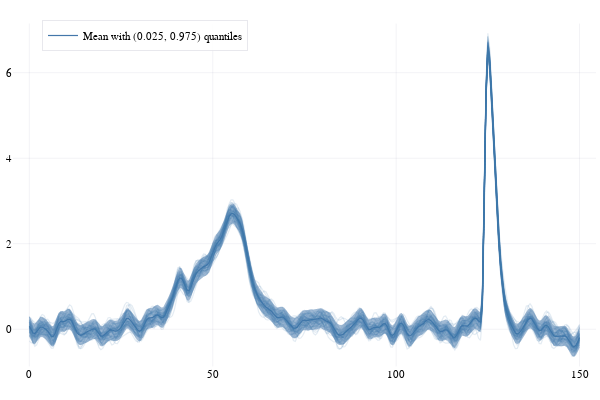

Notebook cell for this chart:
### Markdown cell above
Prepare uncertain curve:

### Code cell
unc_signal = add_noise(signal, noisemodel)

plot(unc_signal; legend=:topleft)

### Figure 1 — Plotly figure (JSON) as saved in the notebook; plotly's stock layout.template omitted (floating-point values rounded to 4 significant figures; data arrays with more than 128 entries replaced by an {"elided": "..."} marker saying what was removed)
{"data": [{"colorbar": {"title": {"text": ""}}, "fill": "tozeroy", "fillcolor": "rgba(68, 119, 170, 0.500)", "legendgroup": "Mean with (0.025, 0.975) quantiles", "line": {"color": "rgba(68, 119, 170, 1.000)", "dash": "solid", "shape": "linear", "width": 0}, "mode": "lines", "name": "Mean with (0.025, 0.975) quantiles", "showlegend": false, "type": "scatter", "x": {"elided": "602 float values"}, "xaxis": "x", "y": {"elided": "602 float values"}, "yaxis": "y", "zmax": null, "zmin": null}, {"colorbar": {"title": {"text": ""}}, "legendgroup": "Mean with (0.025, 0.975) quantiles", "line": {"color": "rgba(68, 119, 170, 1.000)", "dash": "solid", "shape": "linear", "width": 1.2}, "mode": "lines", "name": "Mean with (0.025, 0.975) quantiles", "showlegend": true, "type": "scatter", "x": {"elided": "301 float values"}, "xaxis": "x", "y": {"elided": "301 float values"}, "yaxis": "y", "zmax": null, "zmin": null}, {"colorbar": {"title": {"text": ""}}, "legendgroup": "", "line": {"color": "rgba(68, 119, 170, 0.141)", "dash": "solid", "shape": "linear", "width": 1.2}, "mode": "lines", "name": "", "showlegend": false, "type": "scatter", "x": {"elided": "301 float values"}, "xaxis": "x", "y": {"elided": "301 float values"}, "yaxis": "y", "zmax": null, "zmin": null}, {"colorbar": {"title": {"text": ""}}, "legendgroup": "", "line": {"color": "rgba(68, 119, 170, 0.141)", "dash": "solid", "shape": "linear", "width": 1.2}, "mode": "lines", "name": "", "showlegend": false, "type": "scatter", "x": {"elided": "301 float values"}, "xaxis": "x", "y": {"elided": "301 float values"}, "yaxis": "y", "zmax": null, "zmin": null}, {"colorbar": {"title": {"text": ""}}, "legendgroup": "", "line": {"color": "rgba(68, 119, 170, 0.141)", "dash": "solid", "shape": "linear", "width": 1.2}, "mode": "lines", "name": "", "showlegend": false, "type": "scatter", "x": {"elided": "301 float values"}, "xaxis": "x", "y": {"elided": "301 float values"}, "yaxis": "y", "zmax": null, "zmin": null}, {"colorbar": {"title": {"text": ""}}, "legendgroup": "", "line": {"color": "rgba(68, 119, 170, 0.141)", "dash": "solid", "shape": "linear", "width": 1.2}, "mode": "lines", "name": "", "showlegend": false, "type": "scatter", "x": {"elided": "301 float values"}, "xaxis": "x", "y": {"elided": "301 float values"}, "yaxis": "y", "zmax": null, "zmin": null}, {"colorbar": {"title": {"text": ""}}, "legendgroup": "", "line": {"color": "rgba(68, 119, 170, 0.141)", "dash": "solid", "shape": "linear", "width": 1.2}, "mode": "lines", "name": "", "showlegend": false, "type": "scatter", "x": {"elided": "301 float values"}, "xaxis": "x", "y": {"elided": "301 float values"}, "yaxis": "y", "zmax": null, "zmin": null}, {"colorbar": {"title": {"text": ""}}, "legendgroup": "", "line": {"color": "rgba(68, 119, 170, 0.141)", "dash": "solid", "shape": "linear", "width": 1.2}, "mode": "lines", "name": "", "showlegend": false, "type": "scatter", "x": {"elided": "301 float values"}, "xaxis": "x", "y": {"elided": "301 float values"}, "yaxis": "y", "zmax": null, "zmin": null}, {"colorbar": {"title": {"text": ""}}, "legendgroup": "", "line": {"color": "rgba(68, 119, 170, 0.141)", "dash": "solid", "shape": "linear", "width": 1.2}, "mode": "lines", "name": "", "showlegend": false, "type": "scatter", "x": {"elided": "301 float values"}, "xaxis": "x", "y": {"elided": "301 float values"}, "yaxis": "y", "zmax": null, "zmin": null}, {"colorbar": {"title": {"text": ""}}, "legendgroup": "", "line": {"color": "rgba(68, 119, 170, 0.141)", "dash": "solid", "shape": "linear", "width": 1.2}, "mode": "lines", "name": "", "showlegend": false, "type": "scatter", "x": {"elided": "301 float values"}, "xaxis": "x", "y": {"elided": "301 float values"}, "yaxis": "y", "zmax": null, "zmin": null}, {"colorbar": {"title": {"text": ""}}, "legendgroup": "", "line": {"color": "rgba(68, 119, 170, 0.141)", "dash": "solid", "shape": "linear", "width": 1.2}, "mode": "lines", "name": "", "showlegend": false, "type": "scatter", "x": {"elided": "301 float values"}, "xaxis": "x", "y": {"elided": "301 float values"}, "yaxis": "y", "zmax": null, "zmin": null}, {"colorbar": {"title": {"text": ""}}, "legendgroup": "", "line": {"color": "rgba(68, 119, 170, 0.141)", "dash": "solid", "shape": "linear", "width": 1.2}, "mode": "lines", "name": "", "showlegend": false, "type": "scatter", "x": {"elided": "301 float values"}, "xaxis": "x", "y": {"elided": "301 float values"}, "yaxis": "y", "zmax": null, "zmin": null}, {"colorbar": {"title": {"text": ""}}, "legendgroup": "", "line": {"color": "rgba(68, 119, 170, 0.141)", "dash": "solid", "shape": "linear", "width": 1.2}, "mode": "lines", "name": "", "showlegend": false, "type": "scatter", "x": {"elided": "301 float values"}, "xaxis": "x", "y": {"elided": "301 float values"}, "yaxis": "y", "zmax": null, "zmin": null}, {"colorbar": {"title": {"text": ""}}, "legendgroup": "", "line": {"color": "rgba(68, 119, 170, 0.141)", "dash": "solid", "shape": "linear", "width": 1.2}, "mode": "lines", "name": "", "showlegend": false, "type": "scatter", "x": {"elided": "301 float values"}, "xaxis": "x", "y": {"elided": "301 float values"}, "yaxis": "y", "zmax": null, "zmin": null}, {"colorbar": {"title": {"text": ""}}, "legendgroup": "", "line": {"color": "rgba(68, 119, 170, 0.141)", "dash": "solid", "shape": "linear", "width": 1.2}, "mode": "lines", "name": "", "showlegend": false, "type": "scatter", "x": {"elided": "301 float values"}, "xaxis": "x", "y": {"elided": "301 float values"}, "yaxis": "y", "zmax": null, "zmin": null}, {"colorbar": {"title": {"text": ""}}, "legendgroup": "", "line": {"color": "rgba(68, 119, 170, 0.141)", "dash": "solid", "shape": "linear", "width": 1.2}, "mode": "lines", "name": "", "showlegend": false, "type": "scatter", "x": {"elided": "301 float values"}, "xaxis": "x", "y": {"elided": "301 float values"}, "yaxis": "y", "zmax": null, "zmin": null}, {"colorbar": {"title": {"text": ""}}, "legendgroup": "", "line": {"color": "rgba(68, 119, 170, 0.141)", "dash": "solid", "shape": "linear", "width": 1.2}, "mode": "lines", "name": "", "showlegend": false, "type": "scatter", "x": {"elided": "301 float values"}, "xaxis": "x", "y": {"elided": "301 float values"}, "yaxis": "y", "zmax": null, "zmin": null}, {"colorbar": {"title": {"text": ""}}, "legendgroup": "", "line": {"color": "rgba(68, 119, 170, 0.141)", "dash": "solid", "shape": "linear", "width": 1.2}, "mode": "lines", "name": "", "showlegend": false, "type": "scatter", "x": {"elided": "301 float values"}, "xaxis": "x", "y": {"elided": "301 float values"}, "yaxis": "y", "zmax": null, "zmin": null}, {"colorbar": {"title": {"text": ""}}, "legendgroup": "", "line": {"color": "rgba(68, 119, 170, 0.141)", "dash": "solid", "shape": "linear", "width": 1.2}, "mode": "lines", "name": "", "showlegend": false, "type": "scatter", "x": {"elided": "301 float values"}, "xaxis": "x", "y": {"elided": "301 float values"}, "yaxis": "y", "zmax": null, "zmin": null}, {"colorbar": {"title": {"text": ""}}, "legendgroup": "", "line": {"color": "rgba(68, 119, 170, 0.141)", "dash": "solid", "shape": "linear", "width": 1.2}, "mode": "lines", "name": "", "showlegend": false, "type": "scatter", "x": {"elided": "301 float values"}, "xaxis": "x", "y": {"elided": "301 float values"}, "yaxis": "y", "zmax": null, "zmin": null}, {"colorbar": {"title": {"text": ""}}, "legendgroup": "", "line": {"color": "rgba(68, 119, 170, 0.141)", "dash": "solid", "shape": "linear", "width": 1.2}, "mode": "lines", "name": "", "showlegend": false, "type": "scatter", "x": {"elided": "301 float values"}, "xaxis": "x", "y": {"elided": "301 float values"}, "yaxis": "y", "zmax": null, "zmin": null}, {"colorbar": {"title": {"text": ""}}, "legendgroup": "", "line": {"color": "rgba(68, 119, 170, 0.141)", "dash": "solid", "shape": "linear", "width": 1.2}, "mode": "lines", "name": "", "showlegend": false, "type": "scatter", "x": {"elided": "301 float values"}, "xaxis": "x", "y": {"elided": "301 float values"}, "yaxis": "y", "zmax": null, "zmin": null}, {"colorbar": {"title": {"text": ""}}, "legendgroup": "", "line": {"color": "rgba(68, 119, 170, 0.141)", "dash": "solid", "shape": "linear", "width": 1.2}, "mode": "lines", "name": "", "showlegend": false, "type": "scatter", "x": {"elided": "301 float values"}, "xaxis": "x", "y": {"elided": "301 float values"}, "yaxis": "y", "zmax": null, "zmin": null}, {"colorbar": {"title": {"text": ""}}, "legendgroup": "", "line": {"color": "rgba(68, 119, 170, 0.141)", "dash": "solid", "shape": "linear", "width": 1.2}, "mode": "lines", "name": "", "showlegend": false, "type": "scatter", "x": {"elided": "301 float values"}, "xaxis": "x", "y": {"elided": "301 float values"}, "yaxis": "y", "zmax": null, "zmin": null}, {"colorbar": {"title": {"text": ""}}, "legendgroup": "", "line": {"color": "rgba(68, 119, 170, 0.141)", "dash": "solid", "shape": "linear", "width": 1.2}, "mode": "lines", "name": "", "showlegend": false, "type": "scatter", "x": {"elided": "301 float values"}, "xaxis": "x", "y": {"elided": "301 float values"}, "yaxis": "y", "zmax": null, "zmin": null}, {"colorbar": {"title": {"text": ""}}, "legendgroup": "", "line": {"color": "rgba(68, 119, 170, 0.141)", "dash": "solid", "shape": "linear", "width": 1.2}, "mode": "lines", "name": "", "showlegend": false, "type": "scatter", "x": {"elided": "301 float values"}, "xaxis": "x", "y": {"elided": "301 float values"}, "yaxis": "y", "zmax": null, "zmin": null}, {"colorbar": {"title": {"text": ""}}, "legendgroup": "", "line": {"color": "rgba(68, 119, 170, 0.141)", "dash": "solid", "shape": "linear", "width": 1.2}, "mode": "lines", "name": "", "showlegend": false, "type": "scatter", "x": {"elided": "301 float values"}, "xaxis": "x", "y": {"elided": "301 float values"}, "yaxis": "y", "zmax": null, "zmin": null}, {"colorbar": {"title": {"text": ""}}, "legendgroup": "", "line": {"color": "rgba(68, 119, 170, 0.141)", "dash": "solid", "shape": "linear", "width": 1.2}, "mode": "lines", "name": "", "showlegend": false, "type": "scatter", "x": {"elided": "301 float values"}, "xaxis": "x", "y": {"elided": "301 float values"}, "yaxis": "y", "zmax": null, "zmin": null}, {"colorbar": {"title": {"text": ""}}, "legendgroup": "", "line": {"color": "rgba(68, 119, 170, 0.141)", "dash": "solid", "shape": "linear", "width": 1.2}, "mode": "lines", "name": "", "showlegend": false, "type": "scatter", "x": {"elided": "301 float values"}, "xaxis": "x", "y": {"elided": "301 float values"}, "yaxis": "y", "zmax": null, "zmin": null}, {"colorbar": {"title": {"text": ""}}, "legendgroup": "", "line": {"color": "rgba(68, 119, 170, 0.141)", "dash": "solid", "shape": "linear", "width": 1.2}, "mode": "lines", "name": "", "showlegend": false, "type": "scatter", "x": {"elided": "301 float values"}, "xaxis": "x", "y": {"elided": "301 float values"}, "yaxis": "y", "zmax": null, "zmin": null}, {"colorbar": {"title": {"text": ""}}, "legendgroup": "", "line": {"color": "rgba(68, 119, 170, 0.141)", "dash": "solid", "shape": "linear", "width": 1.2}, "mode": "lines", "name": "", "showlegend": false, "type": "scatter", "x": {"elided": "301 float values"}, "xaxis": "x", "y": {"elided": "301 float values"}, "yaxis": "y", "zmax": null, "zmin": null}, {"colorbar": {"title": {"text": ""}}, "legendgroup": "", "line": {"color": "rgba(68, 119, 170, 0.141)", "dash": "solid", "shape": "linear", "width": 1.2}, "mode": "lines", "name": "", "showlegend": false, "type": "scatter", "x": {"elided": "301 float values"}, "xaxis": "x", "y": {"elided": "301 float values"}, "yaxis": "y", "zmax": null, "zmin": null}, {"colorbar": {"title": {"text": ""}}, "legendgroup": "", "line": {"color": "rgba(68, 119, 170, 0.141)", "dash": "solid", "shape": "linear", "width": 1.2}, "mode": "lines", "name": "", "showlegend": false, "type": "scatter", "x": {"elided": "301 float values"}, "xaxis": "x", "y": {"elided": "301 float values"}, "yaxis": "y", "zmax": null, "zmin": null}, {"colorbar": {"title": {"text": ""}}, "legendgroup": "", "line": {"color": "rgba(68, 119, 170, 0.141)", "dash": "solid", "shape": "linear", "width": 1.2}, "mode": "lines", "name": "", "showlegend": false, "type": "scatter", "x": {"elided": "301 float values"}, "xaxis": "x", "y": {"elided": "301 float values"}, "yaxis": "y", "zmax": null, "zmin": null}, {"colorbar": {"title": {"text": ""}}, "legendgroup": "", "line": {"color": "rgba(68, 119, 170, 0.141)", "dash": "solid", "shape": "linear", "width": 1.2}, "mode": "lines", "name": "", "showlegend": false, "type": "scatter", "x": {"elided": "301 float values"}, "xaxis": "x", "y": {"elided": "301 float values"}, "yaxis": "y", "zmax": null, "zmin": null}, {"colorbar": {"title": {"text": ""}}, "legendgroup": "", "line": {"color": "rgba(68, 119, 170, 0.141)", "dash": "solid", "shape": "linear", "width": 1.2}, "mode": "lines", "name": "", "showlegend": false, "type": "scatter", "x": {"elided": "301 float values"}, "xaxis": "x", "y": {"elided": "301 float values"}, "yaxis": "y", "zmax": null, "zmin": null}, {"colorbar": {"title": {"text": ""}}, "legendgroup": "", "line": {"color": "rgba(68, 119, 170, 0.141)", "dash": "solid", "shape": "linear", "width": 1.2}, "mode": "lines", "name": "", "showlegend": false, "type": "scatter", "x": {"elided": "301 float values"}, "xaxis": "x", "y": {"elided": "301 float values"}, "yaxis": "y", "zmax": null, "zmin": null}, {"colorbar": {"title": {"text": ""}}, "legendgroup": "", "line": {"color": "rgba(68, 119, 170, 0.141)", "dash": "solid", "shape": "linear", "width": 1.2}, "mode": "lines", "name": "", "showlegend": false, "type": "scatter", "x": {"elided": "301 float values"}, "xaxis": "x", "y": {"elided": "301 float values"}, "yaxis": "y", "zmax": null, "zmin": null}, {"colorbar": {"title": {"text": ""}}, "legendgroup": "", "line": {"color": "rgba(68, 119, 170, 0.141)", "dash": "solid", "shape": "linear", "width": 1.2}, "mode": "lines", "name": "", "showlegend": false, "type": "scatter", "x": {"elided": "301 float values"}, "xaxis": "x", "y": {"elided": "301 float values"}, "yaxis": "y", "zmax": null, "zmin": null}, {"colorbar": {"title": {"text": ""}}, "legendgroup": "", "line": {"color": "rgba(68, 119, 170, 0.141)", "dash": "solid", "shape": "linear", "width": 1.2}, "mode": "lines", "name": "", "showlegend": false, "type": "scatter", "x": {"elided": "301 float values"}, "xaxis": "x", "y": {"elided": "301 float values"}, "yaxis": "y", "zmax": null, "zmin": null}, {"colorbar": {"title": {"text": ""}}, "legendgroup": "", "line": {"color": "rgba(68, 119, 170, 0.141)", "dash": "solid", "shape": "linear", "width": 1.2}, "mode": "lines", "name": "", "showlegend": false, "type": "scatter", "x": {"elided": "301 float values"}, "xaxis": "x", "y": {"elided": "301 float values"}, "yaxis": "y", "zmax": null, "zmin": null}, {"colorbar": {"title": {"text": ""}}, "legendgroup": "", "line": {"color": "rgba(68, 119, 170, 0.141)", "dash": "solid", "shape": "linear", "width": 1.2}, "mode": "lines", "name": "", "showlegend": false, "type": "scatter", "x": {"elided": "301 float values"}, "xaxis": "x", "y": {"elided": "301 float values"}, "yaxis": "y", "zmax": null, "zmin": null}, {"colorbar": {"title": {"text": ""}}, "legendgroup": "", "line": {"color": "rgba(68, 119, 170, 0.141)", "dash": "solid", "shape": "linear", "width": 1.2}, "mode": "lines", "name": "", "showlegend": false, "type": "scatter", "x": {"elided": "301 float values"}, "xaxis": "x", "y": {"elided": "301 float values"}, "yaxis": "y", "zmax": null, "zmin": null}, {"colorbar": {"title": {"text": ""}}, "legendgroup": "", "line": {"color": "rgba(68, 119, 170, 0.141)", "dash": "solid", "shape": "linear", "width": 1.2}, "mode": "lines", "name": "", "showlegend": false, "type": "scatter", "x": {"elided": "301 float values"}, "xaxis": "x", "y": {"elided": "301 float values"}, "yaxis": "y", "zmax": null, "zmin": null}, {"colorbar": {"title": {"text": ""}}, "legendgroup": "", "line": {"color": "rgba(68, 119, 170, 0.141)", "dash": "solid", "shape": "linear", "width": 1.2}, "mode": "lines", "name": "", "showlegend": false, "type": "scatter", "x": {"elided": "301 float values"}, "xaxis": "x", "y": {"elided": "301 float values"}, "yaxis": "y", "zmax": null, "zmin": null}, {"colorbar": {"title": {"text": ""}}, "legendgroup": "", "line": {"color": "rgba(68, 119, 170, 0.141)", "dash": "solid", "shape": "linear", "width": 1.2}, "mode": "lines", "name": "", "showlegend": false, "type": "scatter", "x": {"elided": "301 float values"}, "xaxis": "x", "y": {"elided": "301 float values"}, "yaxis": "y", "zmax": null, "zmin": null}, {"colorbar": {"title": {"text": ""}}, "legendgroup": "", "line": {"color": "rgba(68, 119, 170, 0.141)", "dash": "solid", "shape": "linear", "width": 1.2}, "mode": "lines", "name": "", "showlegend": false, "type": "scatter", "x": {"elided": "301 float values"}, "xaxis": "x", "y": {"elided": "301 float values"}, "yaxis": "y", "zmax": null, "zmin": null}, {"colorbar": {"title": {"text": ""}}, "legendgroup": "", "line": {"color": "rgba(68, 119, 170, 0.141)", "dash": "solid", "shape": "linear", "width": 1.2}, "mode": "lines", "name": "", "showlegend": false, "type": "scatter", "x": {"elided": "301 float values"}, "xaxis": "x", "y": {"elided": "301 float values"}, "yaxis": "y", "zmax": null, "zmin": null}, {"colorbar": {"title": {"text": ""}}, "legendgroup": "", "line": {"color": "rgba(68, 119, 170, 0.141)", "dash": "solid", "shape": "linear", "width": 1.2}, "mode": "lines", "name": "", "showlegend": false, "type": "scatter", "x": {"elided": "301 float values"}, "xaxis": "x", "y": {"elided": "301 float values"}, "yaxis": "y", "zmax": null, "zmin": null}, {"colorbar": {"title": {"text": ""}}, "legendgroup": "", "line": {"color": "rgba(68, 119, 170, 0.141)", "dash": "solid", "shape": "linear", "width": 1.2}, "mode": "lines", "name": "", "showlegend": false, "type": "scatter", "x": {"elided": "301 float values"}, "xaxis": "x", "y": {"elided": "301 float values"}, "yaxis": "y", "zmax": null, "zmin": null}, {"colorbar": {"title": {"text": ""}}, "legendgroup": "", "line": {"color": "rgba(68, 119, 170, 0.141)", "dash": "solid", "shape": "linear", "width": 1.2}, "mode": "lines", "name": "", "showlegend": false, "type": "scatter", "x": {"elided": "301 float values"}, "xaxis": "x", "y": {"elided": "301 float values"}, "yaxis": "y", "zmax": null, "zmin": null}, {"colorbar": {"title": {"text": ""}}, "legendgroup": "", "line": {"color": "rgba(68, 119, 170, 0.141)", "dash": "solid", "shape": "linear", "width": 1.2}, "mode": "lines", "name": "", "showlegend": false, "type": "scatter", "x": {"elided": "301 float values"}, "xaxis": "x", "y": {"elided": "301 float values"}, "yaxis": "y", "zmax": null, "zmin": null}], "layout": {"annotations": [], "height": 400, "legend": {"bgcolor": "rgba(255, 255, 255, 0.900)", "bordercolor": "rgba(34, 34, 85, 0.100)", "borderwidth": 1, "font": {"color": "rgba(0, 0, 0, 1)", "family": "sans-serif", "size": 11}, "title": {"font": {"color": "rgba(0, 0, 0, 1)", "family": "sans-serif", "size": 15}, "text": ""}, "tracegroupgap": 0, "traceorder": "normal", "x": 0.07, "xanchor": "left", "y": 1, "yanchor": "top"}, "margin": {"b": 20, "l": 0, "r": 0, "t": 20}, "paper_bgcolor": "rgba(255, 255, 255, 1.000)", "plot_bgcolor": "rgba(255, 255, 255, 1.000)", "showlegend": true, "width": 600, "xaxis": {"anchor": "y", "domain": [0.02138, 0.9934], "gridcolor": "rgba(34, 34, 85, 0.100)", "gridwidth": 0.5, "linecolor": "rgba(0, 0, 0, 1)", "mirror": false, "range": [-4.5, 154.5], "showgrid": true, "showline": false, "showticklabels": true, "tickangle": 0, "tickcolor": "rgba(0, 0, 0, 0)", "tickfont": {"color": "rgba(0, 0, 0, 1)", "family": "sans-serif", "size": 11}, "tickmode": "array", "ticks": "inside", "ticktext": ["0", "50", "100", "150"], "tickvals": [0, 50, 100, 150], "title": {"font": {"color": "rgba(0, 0, 0, 1)", "family": "sans-serif", "size": 15}, "text": ""}, "type": "linear", "visible": true, "zeroline": false, "zerolinecolor": "rgba(0, 0, 0, 1)"}, "yaxis": {"anchor": "x", "domain": [0.03762, 0.9902], "gridcolor": "rgba(34, 34, 85, 0.100)", "gridwidth": 0.5, "linecolor": "rgba(0, 0, 0, 1)", "mirror": false, "range": [-0.871, 7.15], "showgrid": true, "showline": false, "showticklabels": true, "tickangle": 0, "tickcolor": "rgba(0, 0, 0, 0)", "tickfont": {"color": "rgba(0, 0, 0, 1)", "family": "sans-serif", "size": 11}, "tickmode": "array", "ticks": "inside", "ticktext": ["0", "2", "4", "6"], "tickvals": [0, 2, 4, 6], "title": {"font": {"color": "rgba(0, 0, 0, 1)", "family": "sans-serif", "size": 15}, "text": ""}, "type": "linear", "visible": true, "zeroline": false, "zerolinecolor": "rgba(0, 0, 0, 1)"}}}
